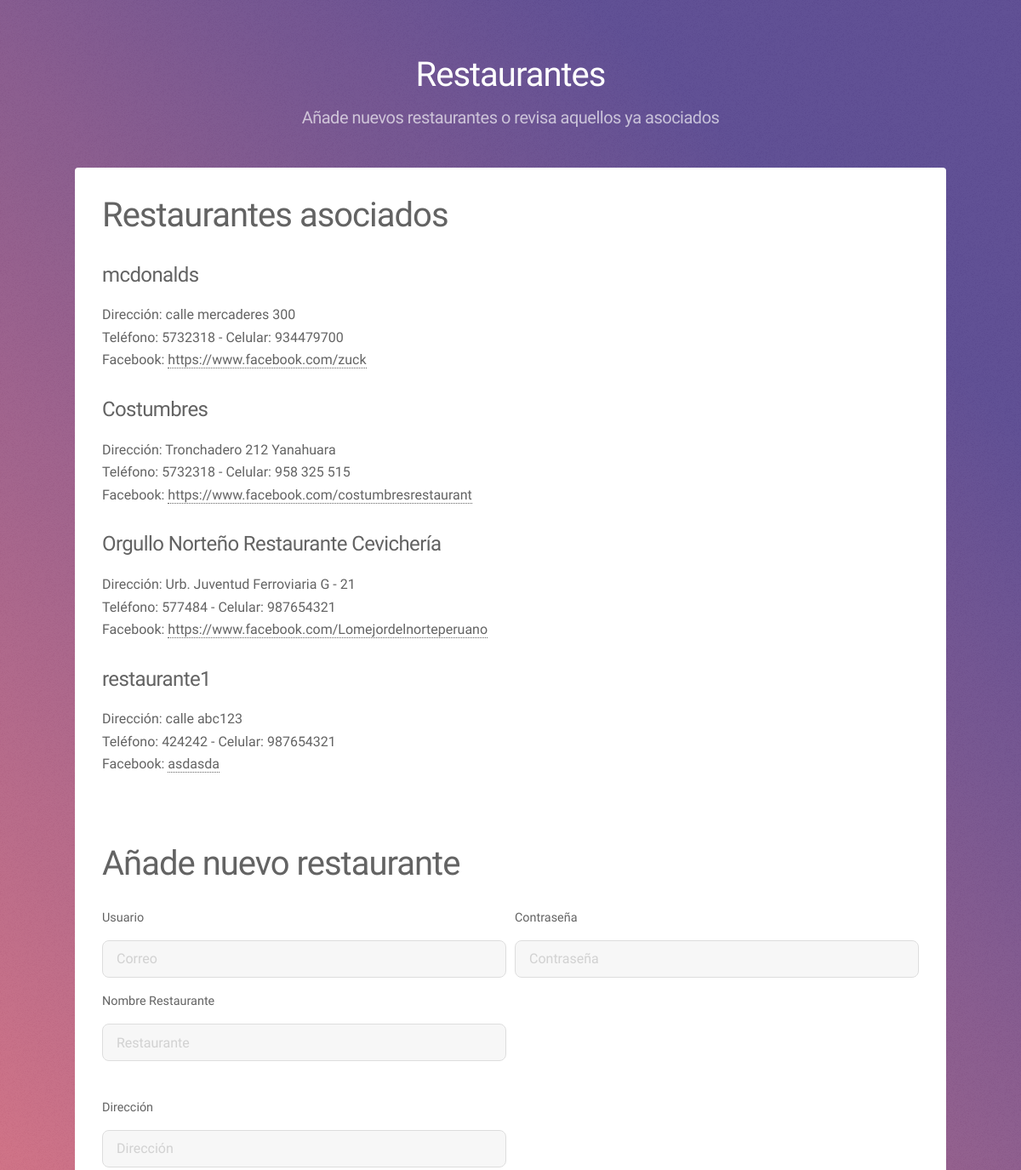
Page /addrestaurant (signed in, upper part) on the earlier database version.
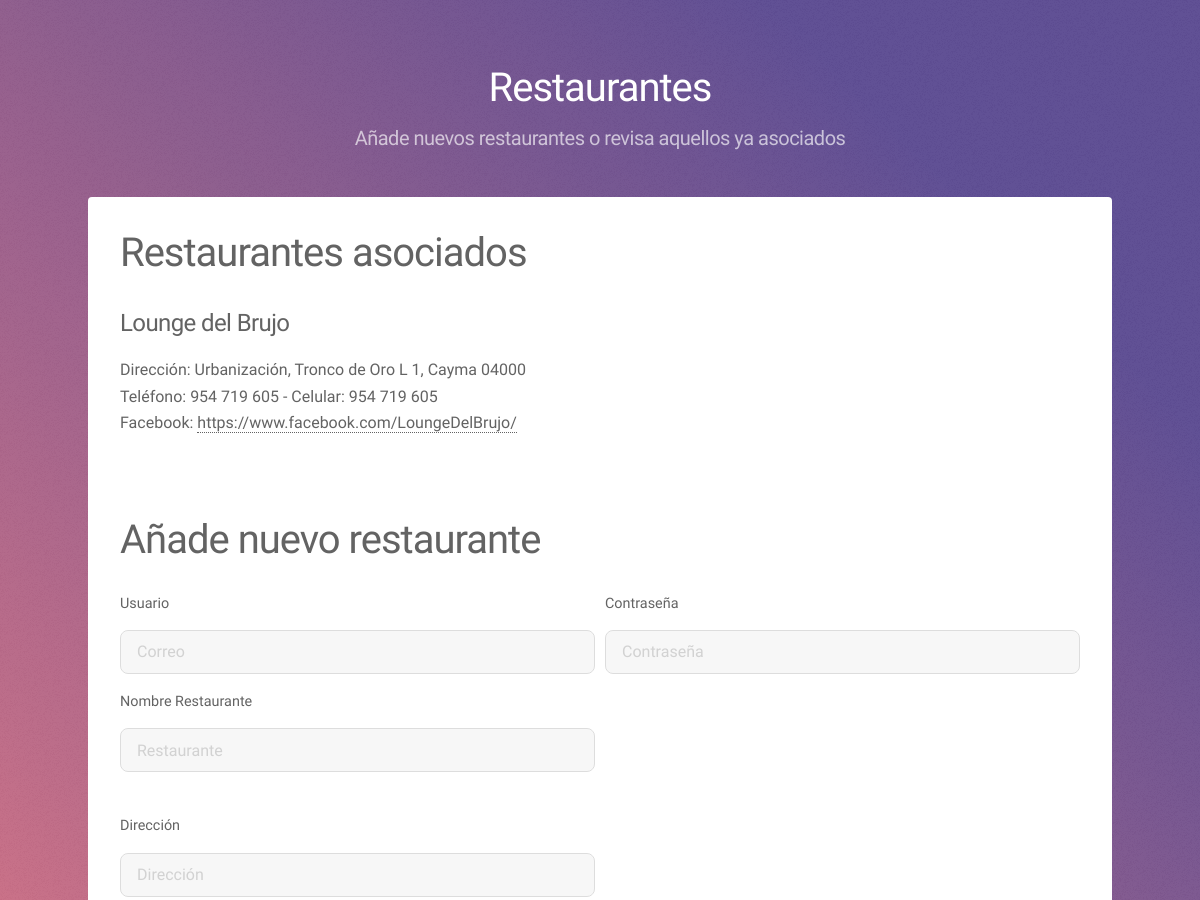
Same page on the later database version.
### app/models.py (models this page shows)
class Restaurant(models.Model):
	user = models.OneToOneField(User,on_delete=models.SET_NULL,null=True)
	name = models.CharField(max_length=50)
	address = models.CharField(max_length=50)
	phone = models.CharField(max_length=50)
	cellphone = models.CharField(max_length=50)
	fb_link = models.CharField(max_length=50)
	class Meta:
		permissions = (
            ("verified_restaurant", "Verified restaurant account"),
        )

### app/views.py (the view, shortened to what this page needs)
# urls.py: path('addrestaurant', login_required(views.AddRestaurant.as_view()), name='addrestaurant'),
@method_decorator(staff_member_required, name='dispatch')
class AddRestaurant(View):
	def get(self, request, *args, **kwargs):
		all_restaurants = Restaurant.objects.all()
		return render(request, 'add-restaurant.html', {'success': None, 'all_restaurants': all_restaurants})

### templates/add-restaurant.html (shortened to what this page needs)
{%load static%}
{% load google_analytics_tags %}
<!DOCTYPE HTML>
<html>
<head>
	<link rel="stylesheet" href="https://stackpath.bootstrapcdn.com/bootstrap/4.1.3/css/bootstrap.min.css"
>
	<link rel="stylesheet" href="{% static 'assets/css/main.css' %}" />
</head>
<body class="is-preload">
	<div id="wrapper">
		<header id="header">
			<h1>Restaurantes</h1>
			<p>Añade nuevos restaurantes o revisa aquellos ya asociados</p>
		</header>
		<div id="main" style="padding: 2em 2em;">
			<h1> Restaurantes asociados </h1>
			{% for restaurant in all_restaurants %}
			<h2>{{restaurant.name}}</h2>
			Dirección: {{restaurant.address}}<br>
			Teléfono: {{restaurant.phone}} - Celular: {{restaurant.cellphone}}<br>
			Facebook: <a href="{{restaurant.fb_link}}">{{restaurant.fb_link}}</a><br>
			<br>
			{% endfor %}
			<br>
			<br>
			<h1> Añade nuevo restaurante </h1>
			<form action="addrestaurant" method="post">
				<div class="form-row">
					<div class="form-group col-md-6">
						<label for="inputEmail4">Usuario</label>
						<input type="text" name="user" class="form-control" id="inputEmail4" placeholder="Correo">
					</div>
					<div class="form-group col-md-6">
						<label for="inputPassword4">Contraseña</label>
						<input type="password" name="password" class="form-control" id="inputPassword4" placeholder="Contraseña">
					</div>
				</div>
				<div class="form-row">
					<div class="form-group col-md-6">
						<label for="inputNamel4">Nombre Restaurante</label>
						<input type="text" name="restaurant" class="form-control" id="inputEmail4" placeholder="Restaurante">
					</div>
				</div>
				<br>
				<div class="form-row">
					<div class="form-group col-md-6">
						<label for="inputNamel4">Dirección</label>
						<input type="text" name="restaurant_address" class="form-control" id="inputEmail4" placeholder="Dirección">
					</div>
				</div>
				<br>
			</form>
		</div>
	</div>
</body>
</html>

### static/assets/css/main.css (style rules this page uses)
html, body, div, span, applet, object, iframe, h1, h2, h3, h4, h5, h6, p, blockquote, pre, a, abbr, acronym, address, big, cite, code, del, dfn, em, img, ins, kbd, q, s, samp, small, strike, strong, sub, sup, tt, var, b, u, i, center, dl, dt, dd, ol, ul, li, fieldset, form, label, legend, table, caption, tbody, tfoot, thead, tr, th, td, article, aside, canvas, details, embed, figure, figcaption, footer, header, hgroup, menu, nav, output, ruby, section, summary, time, mark, audio, video { margin: 0; padding: 0; border: 0; font-size: 100%; font: inherit; vertical-align: baseline; }
article, aside, details, figcaption, figure, footer, header, hgroup, menu, nav, section { display: block; }
body { line-height: 1; }
body { -webkit-text-size-adjust: none; }
input, select, textarea { -moz-appearance: none; -webkit-appearance: none; -ms-appearance: none; appearance: none; }
body { -ms-overflow-style: scrollbar; }
html { box-sizing: border-box; }
*, *:before, *:after { box-sizing: inherit; }
body { background-color: #935d8c; background-image: url("images/overlay.png"), -moz-linear-gradient(45deg, #e37682 15%, #5f4d93 85%); background-image: url("images/overlay.png"), -webkit-linear-gradient(45deg, #e37682 15%, #5f4d93 85%); background-image: url("images/overlay.png"), -ms-linear-gradient(45deg, #e37682 15%, #5f4d93 85%); background-image: url("images/overlay.png"), linear-gradient(45deg, #e37682 15%, #5f4d93 85%); }
body { background-color: #935d8c; color: rgba(255, 255, 255, 0.65); }
body, input, select, textarea { font-family: "Source Sans Pro", Helvetica, sans-serif; font-size: 17pt; font-weight: 300; line-height: 1.65; }
@media screen and (max-width: 1680px) { body, input, select, textarea { font-size: 14pt; } }
@media screen and (max-width: 1280px) { body, input, select, textarea { font-size: 12pt; } }
a { -moz-transition: color 0.2s ease, border-bottom 0.2s ease; -webkit-transition: color 0.2s ease, border-bottom 0.2s ease; -ms-transition: color 0.2s ease, border-bottom 0.2s ease; transition: color 0.2s ease, border-bottom 0.2s ease; text-decoration: none; border-bottom: dotted 1px; color: inherit; }
p { margin: 0 0 2em 0; }
h1, h2, h3, h4, h5, h6 { font-weight: 300; line-height: 1.5; margin: 0 0 0.7em 0; letter-spacing: -0.025em; }
h1 { font-size: 2.5em; line-height: 1.2; }
h2 { font-size: 1.5em; }
input, select, textarea { color: #ffffff; }
h1, h2, h3, h4, h5, h6 { color: #ffffff; }
form { margin: 0 0 2em 0; }
label { display: block; font-size: 0.9em; font-weight: 400; margin: 0 0 1em 0; }
input[type="text"], input[type="password"], input[type="email"], select, textarea { -moz-appearance: none; -webkit-appearance: none; -ms-appearance: none; appearance: none; border-radius: 8px; border: solid 1px; color: inherit; display: block; outline: 0; padding: 0 1em; text-decoration: none; width: 100%; }
input[type="text"], input[type="password"], input[type="email"], select { height: 2.75em; }
label { color: #ffffff; }
input[type="text"], input[type="password"], input[type="email"], select, textarea { background-color: rgba(255, 255, 255, 0.075); border-color: rgba(255, 255, 255, 0.35); }
#header { padding: 5em 5em 1em 5em ; text-align: center; }
#header h1 { margin: 0 0 0.25em 0; }
#header p { font-size: 1.25em; letter-spacing: -0.025em; }
@media screen and (max-width: 1280px) { #header { padding: 4em 4em 0.1em 4em ; } }
#main { background-color: #ffffff; color: #636363; border-radius: 0.25em; }
#main input, #main select, #main textarea { color: #636363; }
#main h1, #main h2, #main h3, #main h4, #main h5, #main h6 { color: #636363; }
#main label { color: #636363; }
#main input[type="text"], #main input[type="password"], #main input[type="email"], #main select, #main textarea { background-color: rgba(222, 222, 222, 0.25); border-color: #dddddd; }
#wrapper { width: 64em; max-width: calc(100% - 4em); margin: 0 auto; }

Differences in the rows shown:
removed Restaurant: name "mcdonalds", address "calle mercaderes 300", phone "5732318", cellphone "934479700", fb_link "https://www.facebook.com/zuck"
removed Restaurant: name "Costumbres", address "Tronchadero 212 Yanahuara", phone "5732318", cellphone "958 325 515", fb_link "https://www.facebook.com/costumbresrestaurant"
removed Restaurant: name "Orgullo Norteño Restaurante Cevichería", address "Urb. Juventud Ferroviaria G - 21", phone "577484", cellphone "987654321", fb_link "https://www.facebook.com/Lomejordelnorteperuano"
removed Restaurant: name "restaurante1", address "calle abc123", phone "424242", cellphone "987654321", fb_link "asdasda"
added Restaurant: name "Lounge del Brujo", address "Urbanización, Tronco de Oro L 1, Cayma 04000", phone "954 719 605", cellphone "954 719 605", fb_link "https://www.facebook.com/LoungeDelBrujo/"
